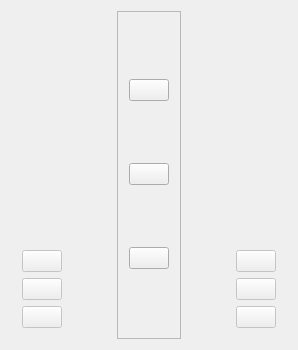
<?xml version="1.0" encoding="UTF-8"?>
<ui version="4.0">
 <class>Widget</class>
 <widget class="QWidget" name="Widget">
  <property name="geometry">
   <rect>
    <x>0</x>
    <y>0</y>
    <width>298</width>
    <height>350</height>
   </rect>
  </property>
  <property name="windowTitle">
   <string>Widget</string>
  </property>
  <layout class="QHBoxLayout" name="horizontalLayout">
   <item>
    <widget class="QFrame" name="left">
     <layout class="QVBoxLayout" name="verticalLayout">
      <item>
       <spacer name="verticalSpacer">
        <property name="orientation">
         <enum>Qt::Vertical</enum>
        </property>
        <property name="sizeHint" stdset="0">
         <size>
          <width>20</width>
          <height>40</height>
         </size>
        </property>
       </spacer>
      </item>
      <item>
       <widget class="QPushButton" name="redLeft">
        <property name="enabled">
         <bool>false</bool>
        </property>
        <property name="sizePolicy">
         <sizepolicy hsizetype="MinimumExpanding" vsizetype="Fixed">
          <horstretch>0</horstretch>
          <verstretch>0</verstretch>
         </sizepolicy>
        </property>
        <property name="text">
         <string/>
        </property>
        <property name="checkable">
         <bool>true</bool>
        </property>
       </widget>
      </item>
      <item>
       <widget class="QPushButton" name="yellowLeft">
        <property name="enabled">
         <bool>false</bool>
        </property>
        <property name="sizePolicy">
         <sizepolicy hsizetype="MinimumExpanding" vsizetype="Fixed">
          <horstretch>0</horstretch>
          <verstretch>0</verstretch>
         </sizepolicy>
        </property>
        <property name="text">
         <string/>
        </property>
        <property name="checkable">
         <bool>true</bool>
        </property>
       </widget>
      </item>
      <item>
       <widget class="QPushButton" name="greenLeft">
        <property name="enabled">
         <bool>false</bool>
        </property>
        <property name="sizePolicy">
         <sizepolicy hsizetype="MinimumExpanding" vsizetype="Fixed">
          <horstretch>0</horstretch>
          <verstretch>0</verstretch>
         </sizepolicy>
        </property>
        <property name="text">
         <string/>
        </property>
        <property name="checkable">
         <bool>true</bool>
        </property>
       </widget>
      </item>
     </layout>
    </widget>
   </item>
   <item>
    <spacer name="horizontalSpacer">
     <property name="orientation">
      <enum>Qt::Horizontal</enum>
     </property>
     <property name="sizeHint" stdset="0">
      <size>
       <width>40</width>
       <height>20</height>
      </size>
     </property>
    </spacer>
   </item>
   <item>
    <widget class="QFrame" name="center">
     <property name="frameShape">
      <enum>QFrame::StyledPanel</enum>
     </property>
     <property name="frameShadow">
      <enum>QFrame::Raised</enum>
     </property>
     <layout class="QVBoxLayout" name="verticalLayout_2">
      <item>
       <widget class="QPushButton" name="redCenter">
        <property name="text">
         <string/>
        </property>
        <property name="checkable">
         <bool>true</bool>
        </property>
       </widget>
      </item>
      <item>
       <widget class="QPushButton" name="yellowCenter">
        <property name="text">
         <string/>
        </property>
        <property name="checkable">
         <bool>true</bool>
        </property>
       </widget>
      </item>
      <item>
       <widget class="QPushButton" name="greenCenter">
        <property name="text">
         <string/>
        </property>
        <property name="checkable">
         <bool>true</bool>
        </property>
       </widget>
      </item>
     </layout>
    </widget>
   </item>
   <item>
    <spacer name="horizontalSpacer_2">
     <property name="orientation">
      <enum>Qt::Horizontal</enum>
     </property>
     <property name="sizeHint" stdset="0">
      <size>
       <width>40</width>
       <height>20</height>
      </size>
     </property>
    </spacer>
   </item>
   <item>
    <widget class="QFrame" name="right">
     <layout class="QVBoxLayout" name="verticalLayout_3">
      <item>
       <spacer name="verticalSpacer_2">
        <property name="orientation">
         <enum>Qt::Vertical</enum>
        </property>
        <property name="sizeHint" stdset="0">
         <size>
          <width>20</width>
          <height>40</height>
         </size>
        </property>
       </spacer>
      </item>
      <item>
       <widget class="QPushButton" name="redRight">
        <property name="enabled">
         <bool>false</bool>
        </property>
        <property name="sizePolicy">
         <sizepolicy hsizetype="MinimumExpanding" vsizetype="Fixed">
          <horstretch>0</horstretch>
          <verstretch>0</verstretch>
         </sizepolicy>
        </property>
        <property name="text">
         <string/>
        </property>
        <property name="checkable">
         <bool>true</bool>
        </property>
       </widget>
      </item>
      <item>
       <widget class="QPushButton" name="yellowRight">
        <property name="enabled">
         <bool>false</bool>
        </property>
        <property name="sizePolicy">
         <sizepolicy hsizetype="MinimumExpanding" vsizetype="Fixed">
          <horstretch>0</horstretch>
          <verstretch>0</verstretch>
         </sizepolicy>
        </property>
        <property name="text">
         <string/>
        </property>
        <property name="checkable">
         <bool>true</bool>
        </property>
       </widget>
      </item>
      <item>
       <widget class="QPushButton" name="greenRight">
        <property name="enabled">
         <bool>false</bool>
        </property>
        <property name="sizePolicy">
         <sizepolicy hsizetype="MinimumExpanding" vsizetype="Fixed">
          <horstretch>0</horstretch>
          <verstretch>0</verstretch>
         </sizepolicy>
        </property>
        <property name="text">
         <string/>
        </property>
        <property name="checkable">
         <bool>true</bool>
        </property>
       </widget>
      </item>
     </layout>
    </widget>
   </item>
  </layout>
 </widget>
 <layoutdefault spacing="6" margin="11"/>
 <resources/>
 <connections/>
</ui>
